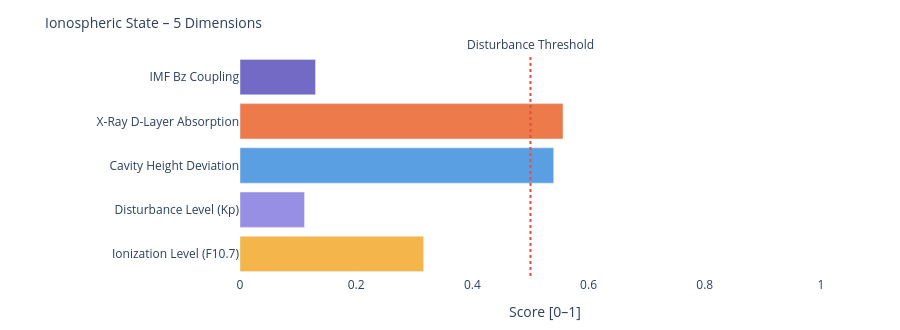

Write notebook code for a chart like this one.
### Markdown cell above
---
### 📐 Systemic Insight: Geometric Cavity vs. Real Schumann Resonance

**Relevant for:** Layer 6 = delta analysis &nbsp;|&nbsp; Layer 7 = feature vector / system interpretation

A cavity height change from 80 km to 70 km shifts the **idealized geometric frequencies** only minimally:

| Modus | Aktuell | Referenz | Δ |
|-------|---------|----------|---|
| SR-1 | 10.4762 Hz | 10.4599 Hz | +16 mHz |
| SR-2 | 18.1452 Hz | 18.1171 Hz | +28 mHz |
| SR-3 | 25.6612 Hz | 25.6215 Hz | +40 mHz |
| SR-4 | 33.1285 Hz | 33.0772 Hz | +51 mHz |

The geometric effect is limited because 10 km is very small compared to Earth's radius (~6371 km).

**Consequence:** Real Schumann deviations are likely driven more strongly by **conductivity, damping, day/night structure, lightning distribution and source geometry** than by pure cavity height.

---

**Layer 6 compares:**
```
geometric Δ from Layer 4  vs.  observed Δ from real Schumann measurement data
```

**Layer 7 Feature:**
```
If real Δ >> geometric Δ  →  non-geometric factors dominant
```

### Code cell
# ============================================================
# IONOSPHERIC STATE – Summary gauge
# Five dimensions: ionization, disturbance, cavity height, X-Ray, Bz coupling
# ============================================================

def norm(v, lo, hi):
    if v is None: return None
    return round(max(0.0, min(1.0, (v - lo) / (hi - lo))), 3)

# Ionization level (F10.7 → F2-Layer)
ioniz = norm(f107_val, 60, 250)

# Disturbance level (Kp → E/F-Layer irregularities)
disturb = norm(kp_val, 0, 9)

# Cavity height deviation from reference (80 km)
h_dev = norm(abs(h_eff - 80), 0, 20)

# X-Ray ionization (D-Layer absorption)
xray_ioniz = None
if xray_now is not None:
    xray_ioniz = norm(math.log10(max(xray_now, 1e-9)) + 9, 0, 5)

# Bz coupling (southward Bz → stronger magnetosphere-ionosphere coupling)
bz_coupling = norm(-(bz_now or 0), -5, 30) if bz_now is not None else None

dims = [
    ('Ionization Level (F10.7)',    ioniz,      '#F2A623'),
    ('Disturbance Level (Kp)',      disturb,    '#7F77DD'),
    ('Cavity Height Deviation',     h_dev,      '#378ADD'),
    ('X-Ray D-Layer Absorption',    xray_ioniz, '#E85D24'),
    ('IMF Bz Coupling',             bz_coupling,'#534AB7'),
]

fig = go.Figure()
for name, val, col in dims:
    if val is not None:
        h = int(val * 20)
        bar = '█' * h + '░' * (20 - h)
        label = f'{name}:  {bar}  {val:.3f}'
    else:
        label = f'{name}:  {"─" * 20}  n/a'
    fig.add_trace(go.Bar(
        x=[val if val is not None else 0],
        y=[name],
        orientation='h',
        marker_color=col, opacity=0.82,
        showlegend=False
    ))

fig.add_vline(x=0.5, line_dash='dot', line_color='#e74c3c',
              annotation_text='Disturbance Threshold', annotation_position='top')
fig.update_layout(
    title=dict(text='Ionospheric State – 5 Dimensions', font=dict(size=14)),
    xaxis=dict(title='Score [0–1]', range=[0, 1.05]),
    height=330, plot_bgcolor='rgba(0,0,0,0)', paper_bgcolor='rgba(0,0,0,0)',
    margin=dict(l=240, r=50, t=55, b=40)
)
fig.show()

print(f'\nIonospheric state:')
for name, val, _ in dims:
    print(f'  {name:<35} {val:.3f}' if val is not None else f'  {name:<35} n/a')

### Figure 1 — Plotly figure (JSON) as saved in the notebook; plotly's stock layout.template omitted (floating-point values rounded to 4 significant figures)
{"data": [{"marker": {"color": "#F2A623"}, "opacity": 0.82, "orientation": "h", "showlegend": false, "type": "bar", "x": [0.316], "y": ["Ionization Level (F10.7)"]}, {"marker": {"color": "#7F77DD"}, "opacity": 0.82, "orientation": "h", "showlegend": false, "type": "bar", "x": [0.111], "y": ["Disturbance Level (Kp)"]}, {"marker": {"color": "#378ADD"}, "opacity": 0.82, "orientation": "h", "showlegend": false, "type": "bar", "x": [0.54], "y": ["Cavity Height Deviation"]}, {"marker": {"color": "#E85D24"}, "opacity": 0.82, "orientation": "h", "showlegend": false, "type": "bar", "x": [0.556], "y": ["X-Ray D-Layer Absorption"]}, {"marker": {"color": "#534AB7"}, "opacity": 0.82, "orientation": "h", "showlegend": false, "type": "bar", "x": [0.13], "y": ["IMF Bz Coupling"]}], "layout": {"annotations": [{"showarrow": false, "text": "Disturbance Threshold", "x": 0.5, "xanchor": "center", "xref": "x", "y": 1, "yanchor": "bottom", "yref": "y domain"}], "height": 330, "margin": {"b": 40, "l": 240, "r": 50, "t": 55}, "paper_bgcolor": "rgba(0,0,0,0)", "plot_bgcolor": "rgba(0,0,0,0)", "shapes": [{"line": {"color": "#e74c3c", "dash": "dot"}, "type": "line", "x0": 0.5, "x1": 0.5, "xref": "x", "y0": 0, "y1": 1, "yref": "y domain"}], "title": {"font": {"size": 14}, "text": "Ionospheric State – 5 Dimensions"}, "xaxis": {"range": [0, 1.05], "title": {"text": "Score [0–1]"}}}}
